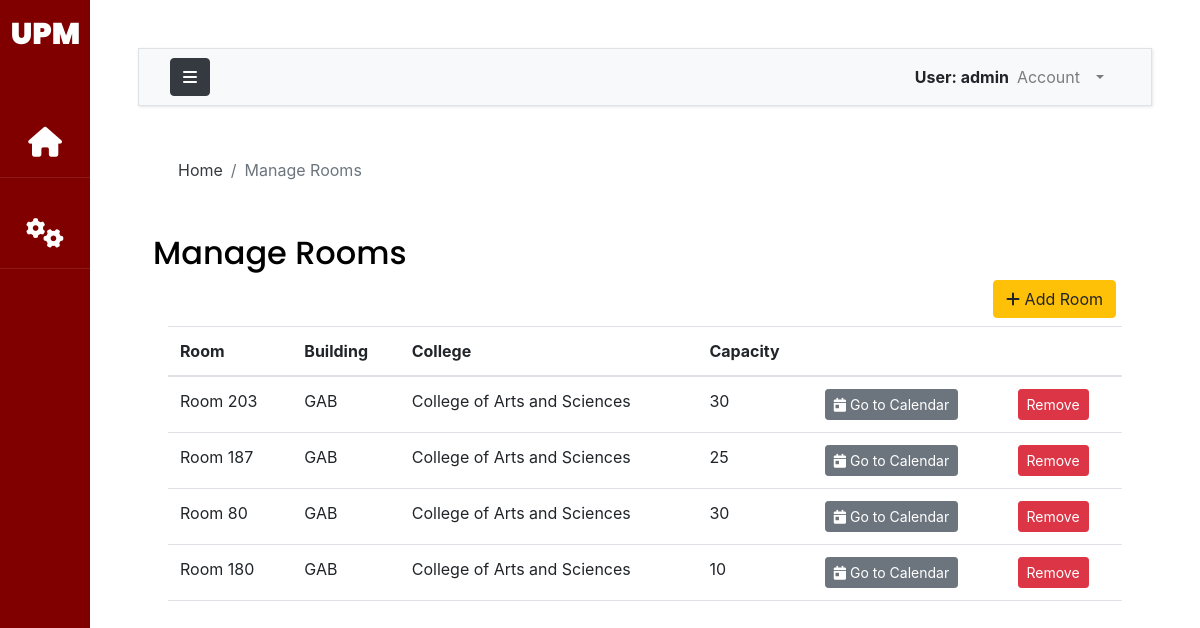
Before: /manage-room/ (signed in) with the older database file.
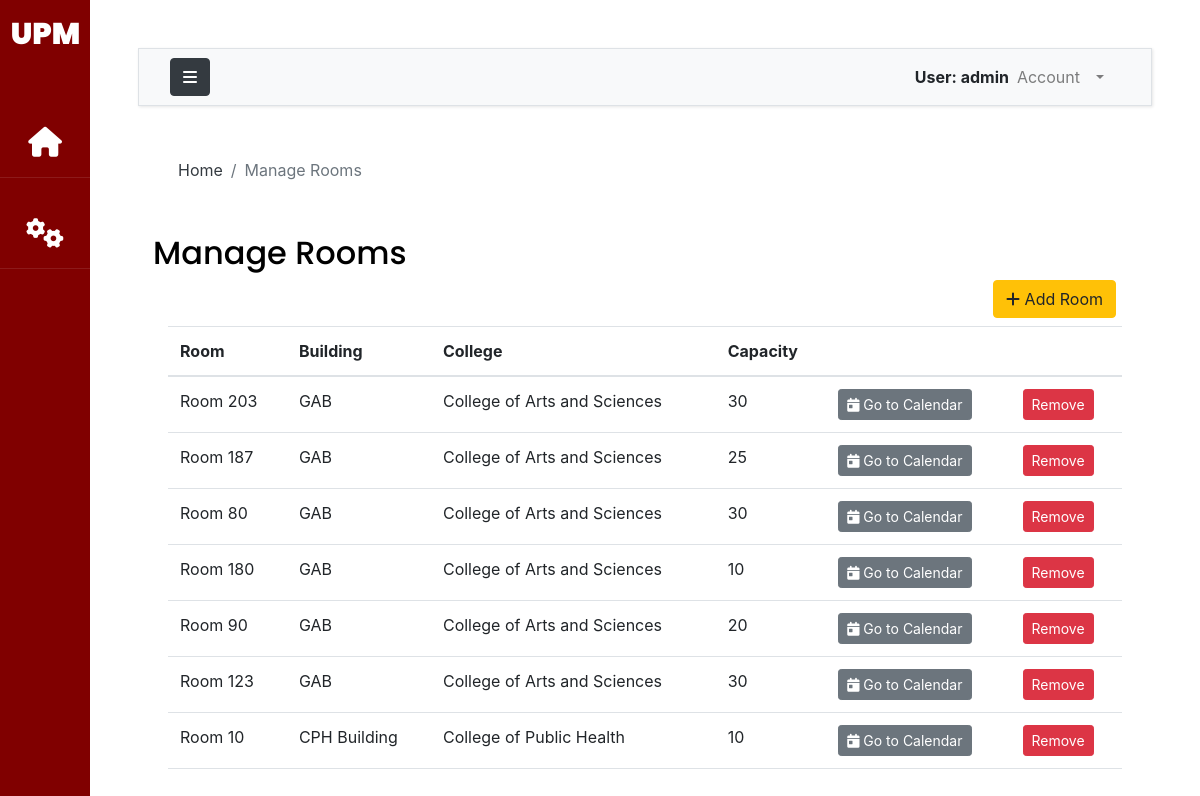
After: the same page with the newer database file.
### accounts/models.py (models this page shows)
class AuthUser(AbstractUser):
    FACULTY = 1
    STAFF = 2
    OCS = 3
    ADPD = 4
    AO = 5
    USER_TYPE_CHOICES = (
        (FACULTY, 'faculty'),
        (STAFF, 'staff'),
        (OCS, 'ocs'),
        (ADPD, 'adpd'),
        (AO,'ao')
    )
    first_name = models.CharField(max_length=200)
    last_name = models.CharField(max_length=200)
    email = models.EmailField(unique=True, validators=[
        EmailValidator(allowlist=['up.edu.ph'])
    ])
    college = models.ForeignKey("UPM.College",on_delete=models.CASCADE,null=True,blank=True)
    department = models.ForeignKey("UPM.Department",on_delete=models.CASCADE,null=True,blank=True)
    user_type = models.PositiveSmallIntegerField(choices=USER_TYPE_CHOICES,null=True)
    def __str__(self):
        return self.username

### UPM/models.py (models this page shows, shortened)
class Room(models.Model):
    TYPES = (
        (1,"Room"),
        (2,"Theatre"),
    )
    name = models.CharField(max_length=300,null=True, unique=True)
    slug = models.SlugField(null=True)
    room_type =models.PositiveSmallIntegerField(choices=TYPES,null=True)
    college = models.ForeignKey(College,on_delete=models.CASCADE,null=True)
    building = models.ForeignKey(Building, on_delete=models.CASCADE, null=True)
    capacity = models.IntegerField()

class Building(models.Model):
    name = models.CharField(max_length=300,null=True)
    college = models.ForeignKey(College,on_delete=models.CASCADE,null=True)
    slug = models.SlugField(null=True)
    def __str__(self):
        return self.name

class College(models.Model):
    name = models.CharField(max_length=300,null=True)
    slug = models.SlugField(null=True)
    def __str__(self):
        return self.name

### UPM/views.py (the view, shortened to what this page needs)
# urls.py: path('manage-room/',views.manageRooms, name='manageRooms'),
@login_required(login_url='loginPage')
def manageRooms(request):
    rooms=Room.objects.all()
    form = ColBuildForm()
    context={'rooms':rooms,'form':form}
    return render(request,"UPM/room.html",context)

### templates/UPM/room.html (shortened to what this page needs)
{% extends 'base.html' %}
{% load static %}
{% load crispy_forms_tags %}
{% block breadcrumb %}
<nav aria-label="breadcrumb">
  <ol class="breadcrumb mt-3 ms-4 bg-body">
    <li class="breadcrumb-item"><a href="#" class="text-dark">Home</a></li>
    <li class="breadcrumb-item active" aria-current="page">Manage Rooms</li>
  </ol>
</nav>
{% endblock breadcrumb %}
{% block content %}
<div class = "container w-auto">
    <h2 class="pt-4">Manage Rooms</h2>
    <div class = 'row'>
        <div class = 'colalign-self-end text-end'>
            <button class='btn btn-warning mb-2 mx-4' data-bs-toggle="modal" data-bs-target="#addTermRoom"><i class="fa-solid fa-plus"></i> Add Room</button>
        </div>
    </div>
    <div class="container-fluid overflow-auto">
        <table class="table">
            <thead>
              <tr>
                <th scope="col">Room</th>
                <th scope="col">Building</th>
                <th scope="col">College</th>
                <th scope="col">Capacity</th>
                <th scope="col"></th>
                <th scope="col"></th>
              </tr>
            </thead>
            <tbody>
            {% for room in rooms %}
              <tr>
                <td>{{room.name}}</td>
                <td>{{room.building}}</td>
                <td>{{room.college}}</td>
                <td>{{room.capacity}}</td>
                <td><a class='btn btn-secondary btn-sm' href = {% url 'calendarView' room.slug %}><i class="fa-solid fa-calendar-day"></i> Go to Calendar</a></td>
                <td><button class='btn btn-danger btn-sm' data-bs-toggle="modal" data-bs-target="#deletePopup"> Remove </button></td>
              </tr>
            {% endfor %}
            </tbody>
          </table>
    </div>
</div>
{% endblock content %}

### templates/base.html (shortened to what this page needs)
{% load static %}
{% load crispy_forms_tags %}
<!DOCTYPE html>
<html lang="en">
    <head>
        {% include 'css_modules.html' %}
    </head>
    <body>
        <div class="wrapper d-flex align-items-stretch">
            <nav id="sidebar" class="active">
                <h1><a href="{% url 'indexPage' %}" class="logo mt-2 pt-2">UPM</a></h1>
                <ul class="list-unstyled components mb-5">
                    <li class="active">
                        <a href="{% url 'dashBoardPage' %}"><i class="fa fa-home"></i> <span class="link_label">Home</span></a>
                    </li>
                    {% if request.user.user_type == none %}
                    <li>
                        <a data-bs-toggle="collapse" href="#collapseOptions" role="button" aria-expanded="false" aria-controls="collapseOptions" id="clps"><i class="fa fa-cogs"></i> <span class="link_label">Administrator</span></a>
                    </li>
                    {% endif %}
                </ul>
            </nav>
            <div id="content" class="p-4 p-md-5 bg-body">
                <nav class="navbar navbar-expand-lg navbar-light bg-light border">
                    <div class="container-fluid">
                        <button type="button" id="sidebarCollapse" class="btn btn-dark">
                            <i class="fa fa-bars"></i>
                        </button>
                        <div class="collapse navbar-collapse" id="navbarSupportedContent">
                            <ul class="nav navbar-nav ml-auto">
                                <span class="fw-bolder mt-2">User: {{request.user}}</span>
                                <li class="nav-item dropdown me-3 pe-3">
                                    <a class="nav-link dropdown-toggle" href="#" id="navbarDropdown" role="button" data-bs-toggle="dropdown" aria-expanded="false">
                                      Account
                                    </a>
                                </li>
                            </ul>
                        </div>
                    </div>
                </nav>
                <main>
                    <div class="app-title">
                        {% block breadcrumb %}
                        {% endblock breadcrumb %}
                    </div>
                    {% block content %}
                    {% endblock content %}
                </main>
            </div>
		</div>
    </body>
</html>

### templates/css_modules.html (shortened to what this page needs)
{% load static %}
<link href="https://cdn.jsdelivr.net/npm/bootstrap@5.1.3/dist/css/bootstrap.min.css" rel="stylesheet">
<link rel="stylesheet" href="{% static 'css/style.css'%}?{% now 'U' %}">
<link rel="stylesheet" href="{% static 'css/bootstrap.min.css'%}?{% now 'U' %}">
<link rel="stylesheet" href="https://cdn.jsdelivr.net/npm/@fortawesome/fontawesome-free@6.1.1/css/fontawesome.min.css">

### templates/script_modules.html (shortened to what this page needs)
{% load static %}

Changed rows visible on the page:
added Room: name "Room 90", building "GAB", college "College of Arts and Sciences", capacity "20"
added Room: name "Room 123", building "GAB", college "College of Arts and Sciences", capacity "30"
added Room: name "Room 10", building "CPH Building", college "College of Public Health", capacity "10"
